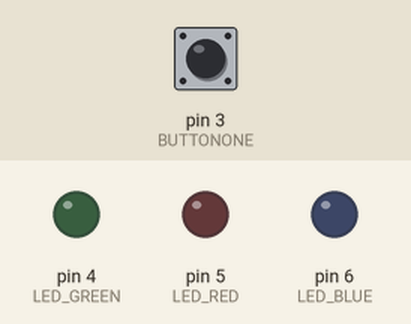
This sketch was run on a simulated Arduino Uno, built with avr-gcc and run on an emulated ATmega328P. Parts: output pins drawn as LEDs (lit = HIGH). The test bench sets the inputs (shaded band); at power-on: pin 3 (BUTTONONE) LOW.

Above: at 5.0 s.
5.1 s: pin 3 (BUTTONONE) pulled HIGH for 0.15 s
At 5.5 s:
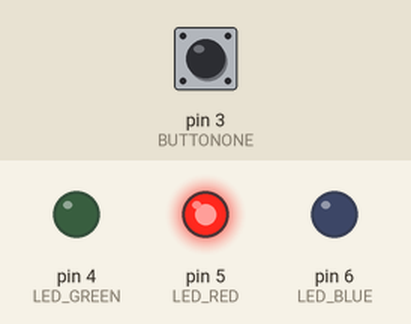
At 6.0 s:
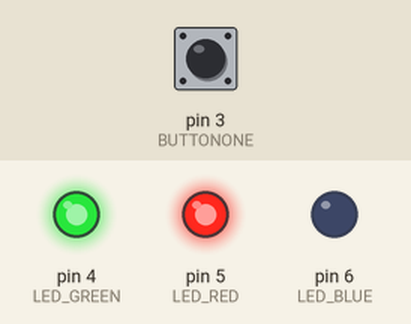
Timing chart, 0 to 14.1 s (numbered marks = the images above; inputs shaded):
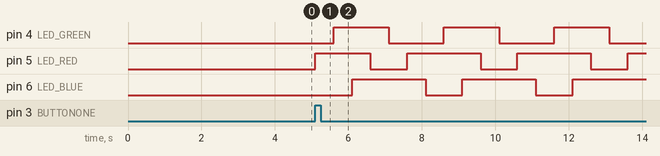

Measured:
- after the input at 5.1 s, pin 4 (LED_GREEN): alternates HIGH for 1.5 s and LOW for 1.5 s, starting after 0.50 s; pin 5 (LED_RED): LOW → HIGH at once, then repeats every 3.0 s: LOW 1.0 s, HIGH 2.0 s; pin 6 (LED_BLUE): alternates HIGH for 2.0 s and LOW for 1.0 s, starting after 1.0 s

The sketch:

problem2lab2soln.ino
```cpp
/**
 * @file problem2lab2.ino
 * @brief Cycles LEDs whenever requested
 */
#define BUTTONONE 3
#define LED_GREEN 4
#define LED_RED 5
#define LED_BLUE 6

///Creating a boolean that will be modified by ISR

volatile bool restart = false;
///Main body
void setup() {
  /// Initializing LEDs and the button, as well as the ISR
  pinMode(LED_GREEN, OUTPUT);
  pinMode(LED_RED, OUTPUT);
  pinMode(LED_BLUE, OUTPUT);
  pinMode(BUTTONONE, INPUT);
  attachInterrupt(digitalPinToInterrupt(BUTTONONE), isr_buttonone, RISING);
  ///Loop to prevent any activity until requested by button press
  while (true){
    if (restart){
      break;
    }
  }
}

void loop() {
  /// Sets restart to false and initializes all LEDs to low state
  restart = false;
  digitalWrite(LED_GREEN, LOW);
  digitalWrite(LED_RED, LOW);
  digitalWrite(LED_BLUE, LOW);
  /// While loop that governs the cycling. As long as interrupt service routine is not triggered, Leds will cycle in prescribed manner.
  while (true){
    digitalWrite(LED_RED, HIGH);
    delay(500);
    /// ISR changes the value of restart. If it is triggered, the loop begins again. This is true no matter where in the cycle this occurs
    if (restart){
      break;
    }
    digitalWrite(LED_GREEN, HIGH);
    delay(500);
    if (restart){
      break;
    }
    digitalWrite(LED_BLUE, HIGH);
    delay(500);
    if (restart){
      break;
    }
    digitalWrite(LED_RED, LOW);
    delay(500);
    if (restart){
      break;
    }
    digitalWrite(LED_GREEN, LOW);
    delay(500);
    if (restart){
      break;
    }
    digitalWrite(LED_RED, HIGH);
    delay(500);
    if (restart){
      break;
    }
    digitalWrite(LED_BLUE, LOW);
    if (restart){
      break;
    }
  }

}

/**
 * @brief Changes boolean value to true if button is pressed.
 * @return void
 */
void isr_buttonone(){
  restart = true;
}
```
